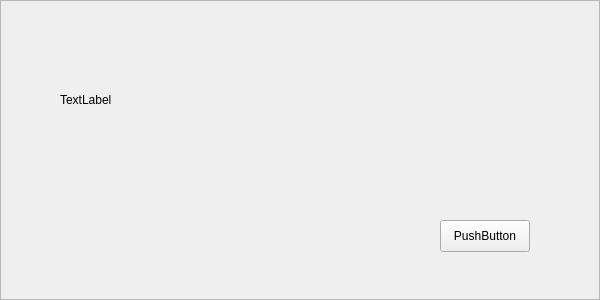
<?xml version="1.0" encoding="UTF-8"?>
<ui version="4.0">
 <class>Frame</class>
 <widget class="QFrame" name="Frame">
  <property name="geometry">
   <rect>
    <x>0</x>
    <y>0</y>
    <width>600</width>
    <height>300</height>
   </rect>
  </property>
  <property name="windowTitle">
   <string>Frame</string>
  </property>
  <property name="frameShape">
   <enum>QFrame::StyledPanel</enum>
  </property>
  <property name="frameShadow">
   <enum>QFrame::Raised</enum>
  </property>
  <widget class="QPushButton" name="nextButton">
   <property name="geometry">
    <rect>
     <x>440</x>
     <y>220</y>
     <width>90</width>
     <height>32</height>
    </rect>
   </property>
   <property name="text">
    <string>PushButton</string>
   </property>
   <property name="UIText" stdset="0">
    <string>110007</string>
   </property>
   <property name="UIClass" stdset="0">
    <string>wbutton</string>
   </property>
  </widget>
  <widget class="QLabel" name="promptLabel">
   <property name="geometry">
    <rect>
     <x>60</x>
     <y>40</y>
     <width>480</width>
     <height>120</height>
    </rect>
   </property>
   <property name="text">
    <string>TextLabel</string>
   </property>
   <property name="UIClass" stdset="0">
    <string>wtext</string>
   </property>
  </widget>
 </widget>
 <resources/>
 <connections/>
</ui>
